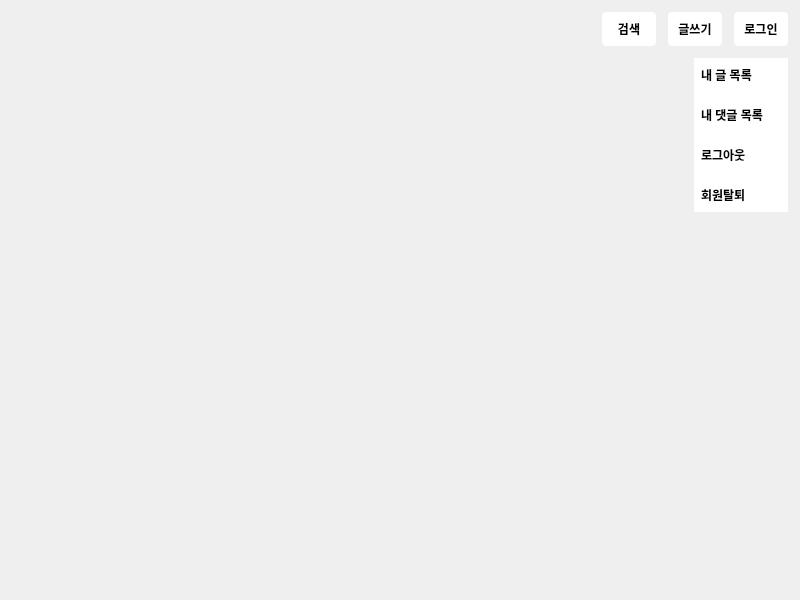
<?xml version="1.0" encoding="UTF-8"?>
<ui version="4.0">
 <class>MainWidget</class>
 <widget class="QWidget" name="MainWidget">
  <property name="geometry">
   <rect>
    <x>0</x>
    <y>0</y>
    <width>800</width>
    <height>600</height>
   </rect>
  </property>
  <property name="minimumSize">
   <size>
    <width>800</width>
    <height>600</height>
   </size>
  </property>
  <property name="maximumSize">
   <size>
    <width>16777215</width>
    <height>16777215</height>
   </size>
  </property>
  <property name="windowTitle">
   <string>Form</string>
  </property>
  <layout class="QGridLayout" name="gridLayout_2">
   <property name="leftMargin">
    <number>0</number>
   </property>
   <property name="topMargin">
    <number>0</number>
   </property>
   <property name="rightMargin">
    <number>0</number>
   </property>
   <property name="bottomMargin">
    <number>0</number>
   </property>
   <property name="horizontalSpacing">
    <number>0</number>
   </property>
   <property name="verticalSpacing">
    <number>5</number>
   </property>
   <item row="0" column="0">
    <widget class="QStackedWidget" name="stackedWidget">
     <widget class="QWidget" name="page">
      <layout class="QGridLayout" name="gridLayout">
       <item row="0" column="1">
        <widget class="QPushButton" name="searchPushButton">
         <property name="minimumSize">
          <size>
           <width>60</width>
           <height>40</height>
          </size>
         </property>
         <property name="maximumSize">
          <size>
           <width>60</width>
           <height>40</height>
          </size>
         </property>
         <property name="styleSheet">
          <string notr="true">QPushButton{
	border: none;
	border-radius: 4px;
	background-color: rgb(255, 255, 255);
	color: rgb(0, 0, 0);
	font-weight: bold;
	margin: 3px;
}

QPushButton:hover{
	background-color: rgb(225, 225, 225);
}</string>
         </property>
         <property name="text">
          <string>검색</string>
         </property>
        </widget>
       </item>
       <item row="0" column="0" rowspan="2">
        <layout class="QVBoxLayout" name="verticalLayout">
         <property name="spacing">
          <number>0</number>
         </property>
         <item>
          <widget class="QStackedWidget" name="stackedWidget_2">
           <property name="sizePolicy">
            <sizepolicy hsizetype="Expanding" vsizetype="Expanding">
             <horstretch>0</horstretch>
             <verstretch>0</verstretch>
            </sizepolicy>
           </property>
           <property name="minimumSize">
            <size>
             <width>0</width>
             <height>0</height>
            </size>
           </property>
           <property name="maximumSize">
            <size>
             <width>16777215</width>
             <height>16777215</height>
            </size>
           </property>
           <property name="currentIndex">
            <number>-1</number>
           </property>
          </widget>
         </item>
        </layout>
       </item>
       <item row="0" column="3">
        <widget class="QPushButton" name="loginPushButton">
         <property name="minimumSize">
          <size>
           <width>60</width>
           <height>40</height>
          </size>
         </property>
         <property name="maximumSize">
          <size>
           <width>60</width>
           <height>40</height>
          </size>
         </property>
         <property name="font">
          <font>
           <family>맑은 고딕</family>
           <bold>true</bold>
          </font>
         </property>
         <property name="styleSheet">
          <string notr="true">QPushButton{
	border: none;
	border-radius: 4px;
	background-color: rgb(255, 255, 255);
	color: rgb(0, 0, 0);
	font-weight: bold;
	margin: 3px;
}

QPushButton:hover{
	background-color: rgb(225, 225, 225);
}</string>
         </property>
         <property name="text">
          <string>로그인</string>
         </property>
        </widget>
       </item>
       <item row="0" column="2">
        <widget class="QPushButton" name="writePushButton">
         <property name="minimumSize">
          <size>
           <width>60</width>
           <height>40</height>
          </size>
         </property>
         <property name="maximumSize">
          <size>
           <width>60</width>
           <height>40</height>
          </size>
         </property>
         <property name="styleSheet">
          <string notr="true">QPushButton{
	border: none;
	border-radius: 4px;
	background-color: rgb(255, 255, 255);
	color: rgb(0, 0, 0);
	font-weight: bold;
	margin: 3px;
}

QPushButton:hover{
	background-color: rgb(225, 225, 225);
}</string>
         </property>
         <property name="text">
          <string>글쓰기</string>
         </property>
        </widget>
       </item>
       <item row="1" column="2" colspan="2" alignment="Qt::AlignmentFlag::AlignRight|Qt::AlignmentFlag::AlignTop">
        <widget class="QWidget" name="infoWidget" native="true">
         <property name="styleSheet">
          <string notr="true">QWidget{
	border: none;
	color: rgb(0, 0, 0);
	background-color: rgb(255, 255, 255);
	text-align: left;
	font-weight: bold;
	padding: 7px;
	margin: 3px;
}

QPushButton:hover{
	background-color: rgba(225, 225, 225, 225);
	color: rgb(0, 170, 127);
}</string>
         </property>
         <layout class="QVBoxLayout" name="verticalLayout_2" stretch="0,0,0,0">
          <property name="spacing">
           <number>0</number>
          </property>
          <property name="leftMargin">
           <number>0</number>
          </property>
          <property name="topMargin">
           <number>0</number>
          </property>
          <property name="rightMargin">
           <number>0</number>
          </property>
          <property name="bottomMargin">
           <number>0</number>
          </property>
          <item>
           <widget class="QPushButton" name="myPostPushButton">
            <property name="minimumSize">
             <size>
              <width>100</width>
              <height>40</height>
             </size>
            </property>
            <property name="maximumSize">
             <size>
              <width>100</width>
              <height>40</height>
             </size>
            </property>
            <property name="text">
             <string>내 글 목록</string>
            </property>
           </widget>
          </item>
          <item>
           <widget class="QPushButton" name="myCommentPushButton">
            <property name="minimumSize">
             <size>
              <width>100</width>
              <height>40</height>
             </size>
            </property>
            <property name="maximumSize">
             <size>
              <width>100</width>
              <height>40</height>
             </size>
            </property>
            <property name="text">
             <string>내 댓글 목록</string>
            </property>
           </widget>
          </item>
          <item>
           <widget class="QPushButton" name="logoutPushButton">
            <property name="minimumSize">
             <size>
              <width>100</width>
              <height>40</height>
             </size>
            </property>
            <property name="maximumSize">
             <size>
              <width>100</width>
              <height>40</height>
             </size>
            </property>
            <property name="text">
             <string>로그아웃</string>
            </property>
           </widget>
          </item>
          <item>
           <widget class="QPushButton" name="deleteAccountPushButton">
            <property name="minimumSize">
             <size>
              <width>100</width>
              <height>40</height>
             </size>
            </property>
            <property name="maximumSize">
             <size>
              <width>100</width>
              <height>40</height>
             </size>
            </property>
            <property name="text">
             <string>회원탈퇴</string>
            </property>
           </widget>
          </item>
         </layout>
        </widget>
       </item>
      </layout>
     </widget>
    </widget>
   </item>
  </layout>
 </widget>
 <resources/>
 <connections/>
</ui>
